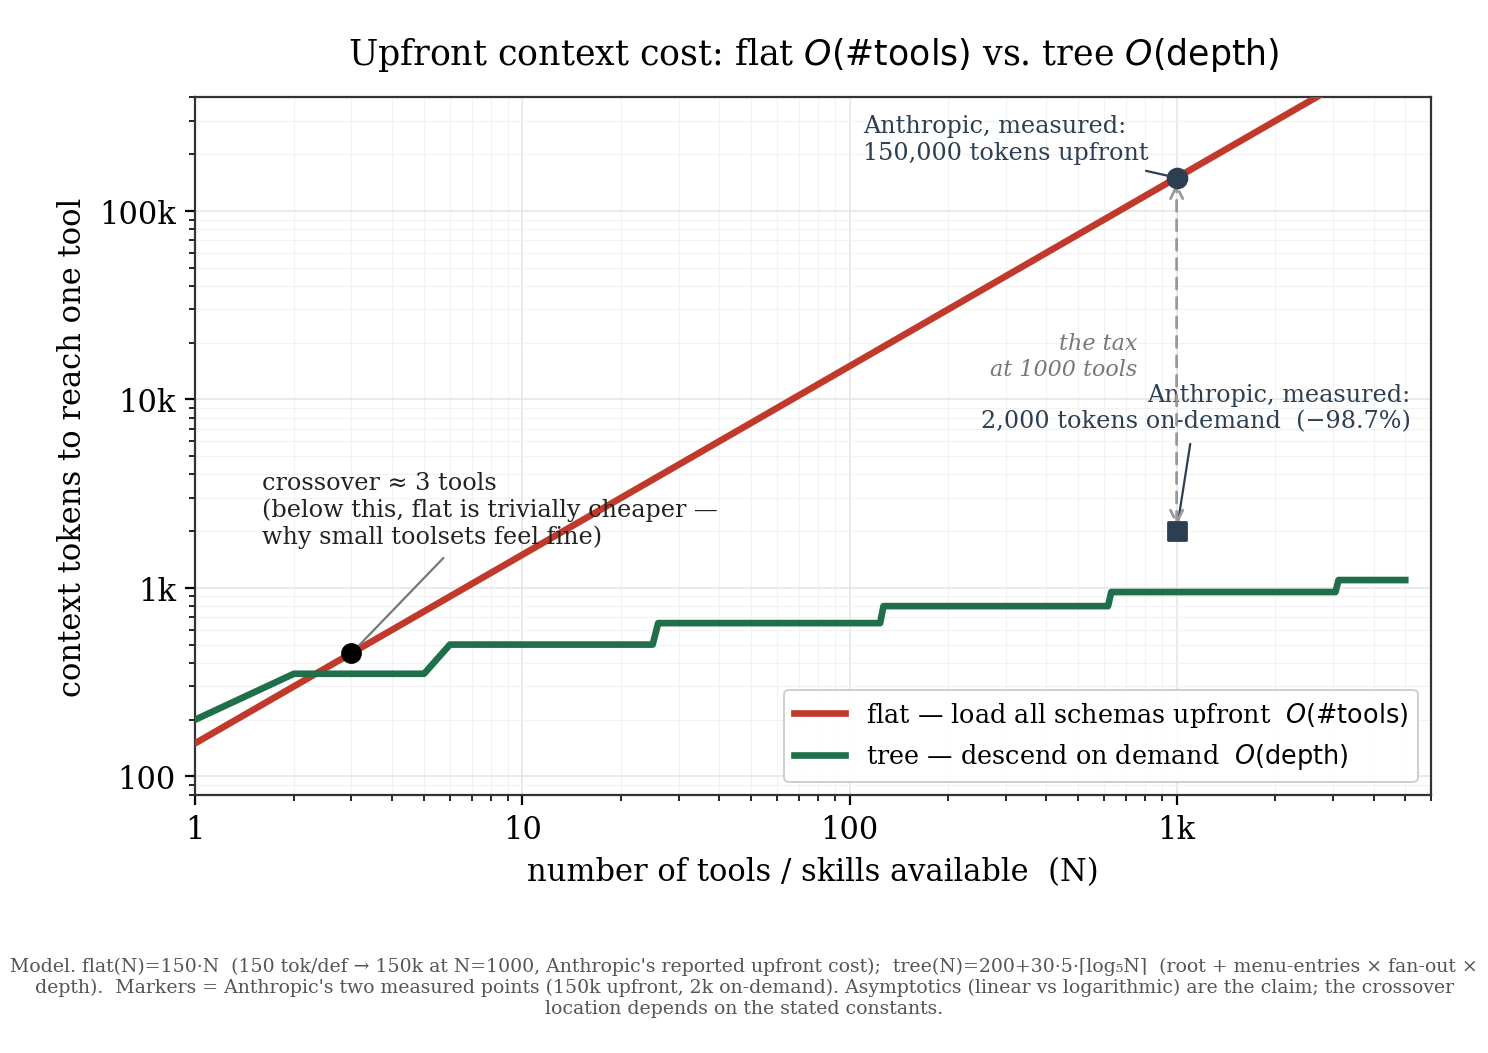

Here is the Python script that generated this plot:
#!/usr/bin/env python3
"""
Figure 1 — Upfront context cost: flat O(#tools) vs. tree O(depth).

The hero figure for "Flat versus Tree." It is a MODEL, not a fresh measurement,
but every constant is anchored to a verified figure in the paper:

  flat(N)  = c_schema * N
      c_schema = 150 tokens per tool definition, chosen so that flat(1000) = 150,000 —
      exactly Anthropic's reported upfront cost for an agent connected to many tools
      ("...process hundreds of thousands of tokens before reading a request";
       "150,000 tokens", Code execution with MCP, 2025).

  tree(N)  = c_root + c_entry * b * ceil(log_b N)
      To reach one tool among N you DESCEND a b-ary tree: at each of d = ceil(log_b N)
      levels you read the current node's menu (b one-line child summaries). Constants:
        c_root  = 200   fixed root-menu overhead
        c_entry = 30    tokens per menu line (coordinate + one-line summary)
        b       = 5     menu fan-out
      => tree(1000) ~= 950 tokens, the same ORDER as Anthropic's measured on-demand
         cost ("2,000 tokens", a 98.7% reduction). Both Anthropic points are plotted
         as real markers; the tree CURVE is the model.

The robust content is the ASYMPTOTICS — flat is linear, tree is logarithmic — and the
crossover: below a handful of tools the flat load is trivially cheaper (which is why
small toolsets feel fine and nobody noticed); past it, the linear curve explodes while
the tree stays nearly flat. The exact crossover location depends on the constants above;
the divergence does not.
"""
import math
import numpy as np
import matplotlib.pyplot as plt
from matplotlib.ticker import LogLocator, FuncFormatter

# --- model constants (all stated in the docstring / caption) ---
C_SCHEMA = 150      # tokens per tool definition, flat upfront
C_ROOT   = 200      # tree: fixed root overhead
C_ENTRY  = 30       # tree: tokens per menu line
B        = 5        # tree: branching factor (menu fan-out)

def flat(n):
    return C_SCHEMA * n

def tree(n):
    n = np.asarray(n, dtype=float)
    depth = np.ceil(np.log(n) / np.log(B))
    depth = np.maximum(depth, 0)
    return C_ROOT + C_ENTRY * B * depth

# --- crossover: smallest integer N where flat >= tree ---
cross_n = next(n for n in range(1, 100000) if flat(n) >= tree(np.array([n]))[0])
cross_y = flat(cross_n)

# --- data ---
N = np.unique(np.round(np.logspace(0, math.log10(5000), 400)).astype(int))
N = N[N >= 1]
y_flat = flat(N)
y_tree = tree(N)

# --- style ---
plt.rcParams.update({
    "font.family": "serif",
    "font.size": 11,
    "axes.linewidth": 0.8,
    "axes.edgecolor": "#333333",
})
COL_FLAT = "#c0392b"   # the tax
COL_TREE = "#1f6f4a"   # the fix
COL_ANCH = "#2c3e50"   # anchors

fig, ax = plt.subplots(figsize=(7.2, 4.6))

ax.plot(N, y_flat, color=COL_FLAT, lw=2.4, label=r"flat — load all schemas upfront  $O(\#\mathrm{tools})$", zorder=3)
ax.plot(N, y_tree, color=COL_TREE, lw=2.4, label=r"tree — descend on demand  $O(\mathrm{depth})$", zorder=3)

# crossover
ax.scatter([cross_n], [cross_y], s=42, color="#000000", zorder=5)
ax.annotate(f"crossover ≈ {cross_n} tools\n(below this, flat is trivially cheaper —\nwhy small toolsets feel fine)",
            xy=(cross_n, cross_y), xytext=(1.6, 2600),
            fontsize=8.6, color="#222222", ha="left", va="center",
            arrowprops=dict(arrowstyle="-", color="#777777", lw=0.8))

# Anthropic verified anchors at N=1000
ax.scatter([1000], [150000], s=46, marker="o", color=COL_ANCH, zorder=6)
ax.annotate("Anthropic, measured:\n150,000 tokens upfront",
            xy=(1000, 150000), xytext=(110, 240000),
            fontsize=8.6, color=COL_ANCH, ha="left", va="center",
            arrowprops=dict(arrowstyle="-", color=COL_ANCH, lw=0.8))
ax.scatter([1000], [2000], s=46, marker="s", color=COL_ANCH, zorder=6)
ax.annotate("Anthropic, measured:\n2,000 tokens on-demand  (−98.7%)",
            xy=(1000, 2000), xytext=(5200, 9000),
            fontsize=8.6, color=COL_ANCH, ha="right", va="center",
            arrowprops=dict(arrowstyle="-", color=COL_ANCH, lw=0.8))

# the gap bracket at N=1000
ax.annotate("", xy=(1000, 150000), xytext=(1000, 2000),
            arrowprops=dict(arrowstyle="<->", color="#999999", lw=1.0, ls=(0, (4, 3))))
ax.text(760, 17000, "the tax\nat 1000 tools", fontsize=8, color="#777777", ha="right", va="center", style="italic")

ax.set_xscale("log")
ax.set_yscale("log")
ax.set_xlim(1, 6000)
ax.set_ylim(80, 4e5)
ax.set_xlabel("number of tools / skills available  (N)")
ax.set_ylabel("context tokens to reach one tool")
ax.set_title("Upfront context cost: flat $O(\\#\\mathrm{tools})$ vs. tree $O(\\mathrm{depth})$", fontsize=12.5, pad=12)

def _kfmt(x, _):
    if x >= 1000:
        return f"{x/1000:g}k"
    return f"{x:g}"
ax.xaxis.set_major_formatter(FuncFormatter(_kfmt))
ax.yaxis.set_major_formatter(FuncFormatter(_kfmt))
ax.grid(True, which="major", color="#e6e6e6", lw=0.6, zorder=0)
ax.grid(True, which="minor", color="#f2f2f2", lw=0.4, zorder=0)

leg = ax.legend(loc="lower right", frameon=True, framealpha=0.95, edgecolor="#cccccc", fontsize=9.2)
leg.get_frame().set_linewidth(0.7)

cap = ("Model. flat(N)=150·N  (150 tok/def → 150k at N=1000, Anthropic's reported upfront cost);  "
       "tree(N)=200+30·5·⌈log₅N⌉  (root + menu-entries × fan-out × depth).  "
       "Markers = Anthropic's two measured points (150k upfront, 2k on-demand). "
       "Asymptotics (linear vs logarithmic) are the claim; the crossover location depends on the stated constants.")
fig.text(0.5, -0.04, cap, ha="center", va="top", fontsize=6.8, color="#555555", wrap=True)

fig.tight_layout()
out = "/Users/isaacwr/fable_test/SSRI/ship/figures/figure1_crossover"
fig.savefig(out + ".svg", bbox_inches="tight", pad_inches=0.18)
fig.savefig(out + ".png", dpi=200, bbox_inches="tight", pad_inches=0.18)
print(f"crossover at N={cross_n} (flat={flat(cross_n):.0f}, tree={tree(np.array([cross_n]))[0]:.0f})")
print(f"flat(1000)={flat(1000):.0f}  tree(1000)={tree(np.array([1000]))[0]:.0f}")
print("wrote", out + ".svg", "and", out + ".png")
